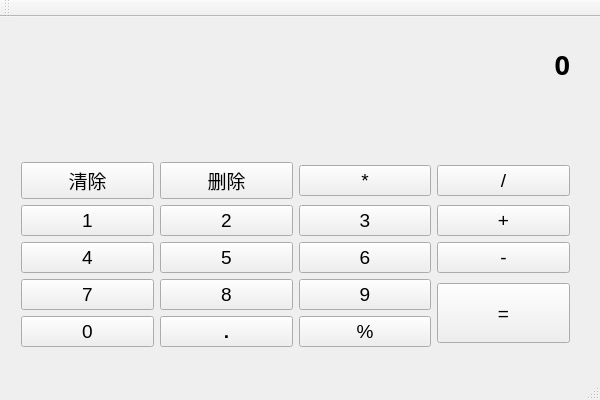
<?xml version="1.0" encoding="UTF-8"?>
<ui version="4.0">
 <class>winCalculatorClass</class>
 <widget class="QMainWindow" name="winCalculatorClass">
  <property name="geometry">
   <rect>
    <x>0</x>
    <y>0</y>
    <width>600</width>
    <height>400</height>
   </rect>
  </property>
  <property name="windowTitle">
   <string>winCalculator</string>
  </property>
  <widget class="QWidget" name="centralWidget">
   <widget class="QWidget" name="gridLayoutWidget">
    <property name="geometry">
     <rect>
      <x>10</x>
      <y>0</y>
      <width>571</width>
      <height>341</height>
     </rect>
    </property>
    <layout class="QGridLayout" name="gridLayout_2">
     <item row="3" column="3">
      <widget class="QPushButton" name="addBtn">
       <property name="font">
        <font>
         <pointsize>14</pointsize>
        </font>
       </property>
       <property name="text">
        <string>+</string>
       </property>
      </widget>
     </item>
     <item row="3" column="0">
      <widget class="QPushButton" name="oneBtn">
       <property name="font">
        <font>
         <pointsize>14</pointsize>
        </font>
       </property>
       <property name="text">
        <string>1</string>
       </property>
      </widget>
     </item>
     <item row="0" column="0" colspan="4">
      <widget class="QLabel" name="showLab">
       <property name="font">
        <font>
         <family>方正书宋简体</family>
         <pointsize>20</pointsize>
         <weight>75</weight>
         <bold>true</bold>
        </font>
       </property>
       <property name="layoutDirection">
        <enum>Qt::RightToLeft</enum>
       </property>
       <property name="text">
        <string>0</string>
       </property>
       <property name="textFormat">
        <enum>Qt::AutoText</enum>
       </property>
       <property name="alignment">
        <set>Qt::AlignRight|Qt::AlignTrailing|Qt::AlignVCenter</set>
       </property>
       <property name="margin">
        <number>20</number>
       </property>
      </widget>
     </item>
     <item row="4" column="0">
      <widget class="QPushButton" name="fourBtn">
       <property name="font">
        <font>
         <pointsize>14</pointsize>
        </font>
       </property>
       <property name="text">
        <string>4</string>
       </property>
      </widget>
     </item>
     <item row="2" column="0">
      <widget class="QPushButton" name="clearBtn">
       <property name="font">
        <font>
         <pointsize>14</pointsize>
        </font>
       </property>
       <property name="text">
        <string>清除</string>
       </property>
      </widget>
     </item>
     <item row="4" column="1">
      <widget class="QPushButton" name="fiveBtn">
       <property name="font">
        <font>
         <pointsize>14</pointsize>
        </font>
       </property>
       <property name="text">
        <string>5</string>
       </property>
      </widget>
     </item>
     <item row="5" column="0">
      <widget class="QPushButton" name="sevenBtn">
       <property name="font">
        <font>
         <pointsize>14</pointsize>
        </font>
       </property>
       <property name="text">
        <string>7</string>
       </property>
      </widget>
     </item>
     <item row="2" column="1">
      <widget class="QPushButton" name="delBtn">
       <property name="font">
        <font>
         <pointsize>14</pointsize>
        </font>
       </property>
       <property name="text">
        <string>删除</string>
       </property>
      </widget>
     </item>
     <item row="2" column="2">
      <widget class="QPushButton" name="multiBtn">
       <property name="font">
        <font>
         <pointsize>14</pointsize>
        </font>
       </property>
       <property name="text">
        <string>*</string>
       </property>
      </widget>
     </item>
     <item row="3" column="1">
      <widget class="QPushButton" name="twoBtn">
       <property name="font">
        <font>
         <pointsize>14</pointsize>
        </font>
       </property>
       <property name="text">
        <string>2</string>
       </property>
      </widget>
     </item>
     <item row="5" column="1">
      <widget class="QPushButton" name="eightBtn">
       <property name="font">
        <font>
         <pointsize>14</pointsize>
        </font>
       </property>
       <property name="text">
        <string>8</string>
       </property>
      </widget>
     </item>
     <item row="4" column="2">
      <widget class="QPushButton" name="sixBtn">
       <property name="font">
        <font>
         <pointsize>14</pointsize>
        </font>
       </property>
       <property name="text">
        <string>6</string>
       </property>
      </widget>
     </item>
     <item row="3" column="2">
      <widget class="QPushButton" name="threeBtn">
       <property name="font">
        <font>
         <pointsize>14</pointsize>
        </font>
       </property>
       <property name="text">
        <string>3</string>
       </property>
      </widget>
     </item>
     <item row="5" column="2">
      <widget class="QPushButton" name="nineBtn">
       <property name="font">
        <font>
         <pointsize>14</pointsize>
        </font>
       </property>
       <property name="text">
        <string>9</string>
       </property>
      </widget>
     </item>
     <item row="2" column="3">
      <widget class="QPushButton" name="divBtn">
       <property name="font">
        <font>
         <pointsize>14</pointsize>
        </font>
       </property>
       <property name="text">
        <string>/</string>
       </property>
      </widget>
     </item>
     <item row="4" column="3">
      <widget class="QPushButton" name="subBtn">
       <property name="font">
        <font>
         <pointsize>14</pointsize>
        </font>
       </property>
       <property name="text">
        <string>-</string>
       </property>
      </widget>
     </item>
     <item row="6" column="0">
      <widget class="QPushButton" name="zeroBtn">
       <property name="font">
        <font>
         <pointsize>14</pointsize>
        </font>
       </property>
       <property name="text">
        <string>0</string>
       </property>
      </widget>
     </item>
     <item row="5" column="3" rowspan="2">
      <widget class="QPushButton" name="equalBtn">
       <property name="minimumSize">
        <size>
         <width>0</width>
         <height>60</height>
        </size>
       </property>
       <property name="font">
        <font>
         <pointsize>14</pointsize>
        </font>
       </property>
       <property name="text">
        <string>=</string>
       </property>
      </widget>
     </item>
     <item row="6" column="1">
      <widget class="QPushButton" name="pointBtn">
       <property name="font">
        <font>
         <pointsize>14</pointsize>
         <weight>75</weight>
         <bold>true</bold>
        </font>
       </property>
       <property name="text">
        <string>.</string>
       </property>
      </widget>
     </item>
     <item row="6" column="2">
      <widget class="QPushButton" name="surplusBtn">
       <property name="font">
        <font>
         <pointsize>14</pointsize>
        </font>
       </property>
       <property name="text">
        <string>%</string>
       </property>
      </widget>
     </item>
     <item row="1" column="0" colspan="4">
      <widget class="QLabel" name="showResult">
       <property name="maximumSize">
        <size>
         <width>16777215</width>
         <height>50</height>
        </size>
       </property>
       <property name="font">
        <font>
         <family>方正书宋简体</family>
         <pointsize>20</pointsize>
         <weight>75</weight>
         <bold>true</bold>
        </font>
       </property>
       <property name="layoutDirection">
        <enum>Qt::LeftToRight</enum>
       </property>
       <property name="text">
        <string/>
       </property>
       <property name="alignment">
        <set>Qt::AlignRight|Qt::AlignTrailing|Qt::AlignVCenter</set>
       </property>
       <property name="margin">
        <number>10</number>
       </property>
      </widget>
     </item>
    </layout>
   </widget>
  </widget>
  <widget class="QMenuBar" name="menuBar">
   <property name="geometry">
    <rect>
     <x>0</x>
     <y>0</y>
     <width>600</width>
     <height>23</height>
    </rect>
   </property>
  </widget>
  <widget class="QToolBar" name="mainToolBar">
   <attribute name="toolBarArea">
    <enum>TopToolBarArea</enum>
   </attribute>
   <attribute name="toolBarBreak">
    <bool>false</bool>
   </attribute>
  </widget>
  <widget class="QStatusBar" name="statusBar"/>
 </widget>
 <layoutdefault spacing="6" margin="11"/>
 <resources>
  <include location="wincalculator.qrc"/>
 </resources>
 <connections/>
</ui>
